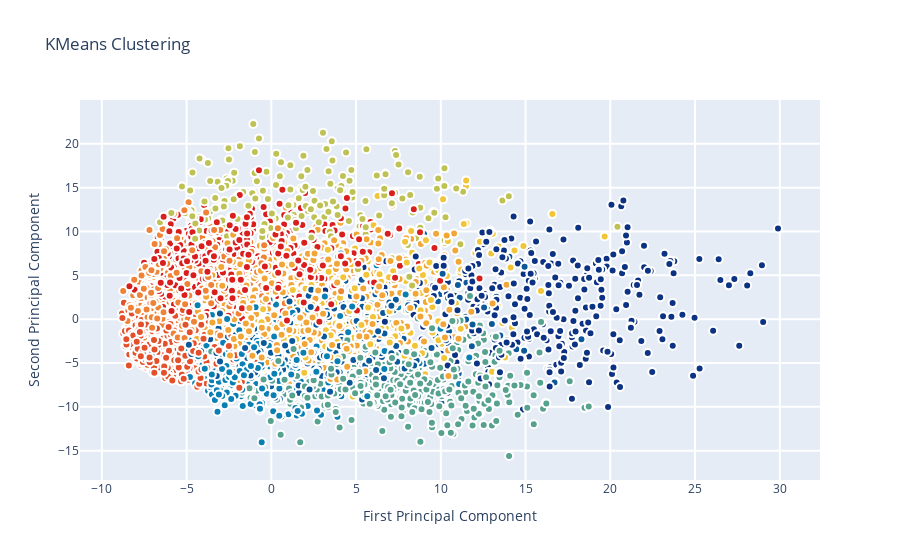

Notebook code for this chart:
### Markdown cell above
###K-Means Clustering to identify possible classes

Imagine just for a moment that we were not provided with the class labels to this digit set because after all PCA is an unsupervised method. Therefore how would we be able to separate out our data points in the new feature space? We can apply a clustering algorithm on our new PCA projection data and hopefully arrive at distinct clusters which would tell us something about the underlying class separation in the data. 

To start off, we set up a KMeans clustering method with Sklearn's *KMeans* call and use the *fit_predict* method to compute cluster centers and predict cluster indices for the first and second PCA projections (to see if we can observe any appreciable clusters).

### Code cell
from sklearn.cluster import KMeans # KMeans clustering 
# Set a KMeans clustering with 9 components ( 9 chosen sneakily ;) as hopefully we get back our 9 class labels)
kmeans = KMeans(n_clusters=10)
# Compute cluster centers and predict cluster indices
X_clustered = kmeans.fit_predict(X_5d)

trace_Kmeans = go.Scatter(x=X_5d[:, 0], y= X_5d[:, 1], mode="markers",
                    showlegend=False,
                    marker=dict(
                            size=8,
                            color = X_clustered,
                            colorscale = 'Portland',
                            showscale=False, 
                            line = dict(
            width = 2,
            color = 'rgb(255, 255, 255)'
        )
                   ))

layout = go.Layout(
    title= 'KMeans Clustering',
    hovermode= 'closest',
    xaxis= dict(
         title= 'First Principal Component',
        ticklen= 5,
        zeroline= False,
        gridwidth= 2,
    ),
    yaxis=dict(
        title= 'Second Principal Component',
        ticklen= 5,
        gridwidth= 2,
    ),
    showlegend= True
)

data = [trace_Kmeans]
fig1 = dict(data=data, layout= layout)
# fig1.append_trace(contour_list)
py.iplot(fig1, filename="svm")

### Figure 1 — Plotly figure (JSON) as saved in the notebook; plotly's stock layout.template omitted (floating-point values rounded to 4 significant figures; data arrays with more than 128 entries replaced by an {"elided": "..."} marker saying what was removed)
{"data": [{"marker": {"color": {"elided": "6000 int values"}, "colorscale": [[0, "rgb(12,51,131)"], [0.25, "rgb(10,136,186)"], [0.5, "rgb(242,211,56)"], [0.75, "rgb(242,143,56)"], [1, "rgb(217,30,30)"]], "line": {"color": "rgb(255, 255, 255)", "width": 2}, "showscale": false, "size": 8}, "mode": "markers", "showlegend": false, "type": "scatter", "x": {"elided": "6000 float values"}, "y": {"elided": "6000 float values"}}], "layout": {"hovermode": "closest", "showlegend": true, "title": {"text": "KMeans Clustering"}, "xaxis": {"gridwidth": 2, "ticklen": 5, "title": {"text": "First Principal Component"}, "zeroline": false}, "yaxis": {"gridwidth": 2, "ticklen": 5, "title": {"text": "Second Principal Component"}}}}
